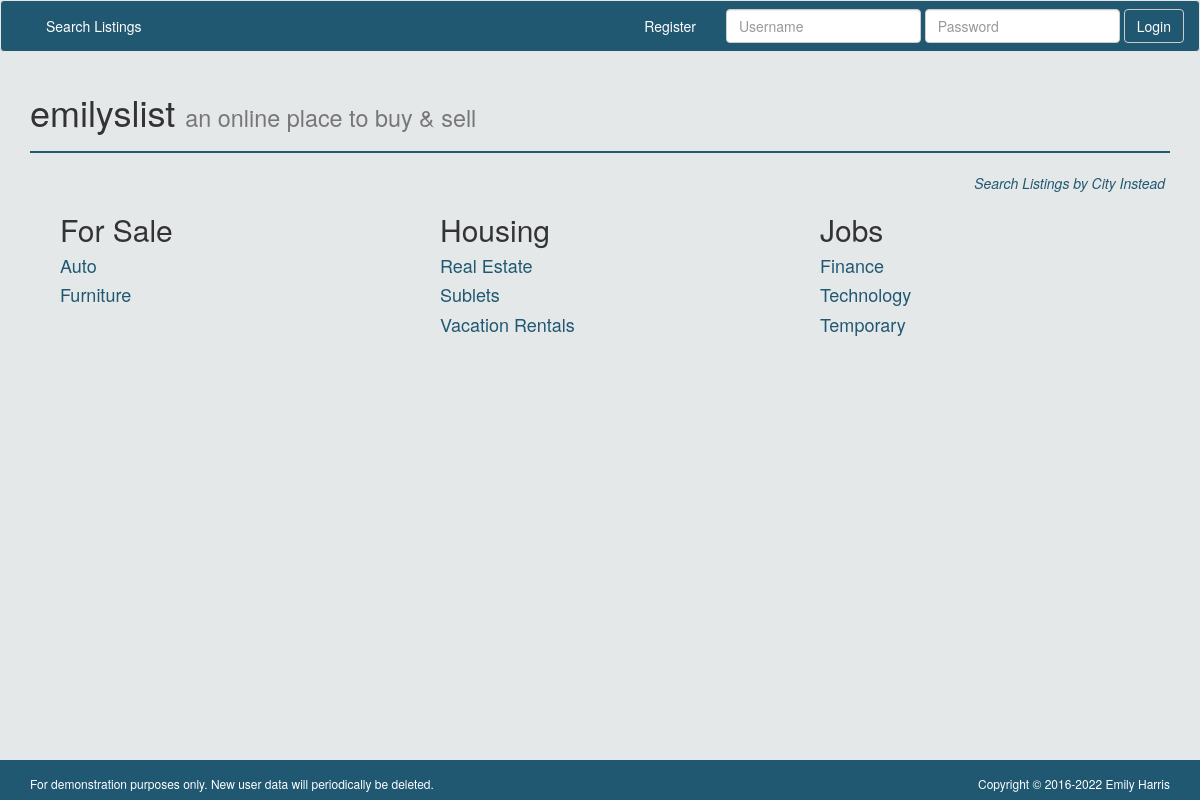
The page / on the database its author committed.
### classifieds/models.py (models this page shows, shortened)
class Category(models.Model):
    name=models.CharField(max_length=25, default=None)
    parent=models.ForeignKey('self', null=True, blank=True, related_name='child', on_delete=models.PROTECT)

### classifieds/views.py (the view)
# urls.py: url(r'^$', IndexView.as_view(), name="index_view"),
class IndexView(ListView):
    model = Category
    template_name = 'index.html'
    def get_queryset(self):
        return Category.objects.filter(parent=None)

### templates/index.html
{% extends "base.html" %}
{% block content %}
<div class="container">
  <div class="row" id='search-row'>
    <div class="col-sm-12">
      <a href="{% url 'region_list_view' %}"><large><em>Search Listings by City Instead</em></large></a>
    </div>
  </div>
</div>
<div class="container">
  <div class="col-sm-12">
    <div class="row">
      {% for object in object_list  %}
      <div class="col-sm-4">
        <h2>{{object.name}}</h2>
        {% for object in object.child.all  %}
        <a href="{% url 'category_list_thumbnail_view' object.pk %}"><h4>{{object.name}}</h4></a>
        {% endfor %}
      </div>
      {% endfor %}
    </div>
  </div>
</div>
{% endblock %}

### classifieds/static/classifieds/css/main.css (style rules this page uses)
html, body { height: 100%; }
body { background-color: #e5e8e9 }
a { color: #205872; }
#search-row { float: right; margin-right: 5px; }

### rows shown on the page
Category: name "For Sale"
Category: name "Auto"
Category: name "Furniture"
Category: name "Housing"
Category: name "Real Estate"
Category: name "Sublets"
Category: name "Vacation Rentals"
Category: name "Jobs"
Category: name "Finance"
Category: name "Technology"
Category: name "Temporary"
